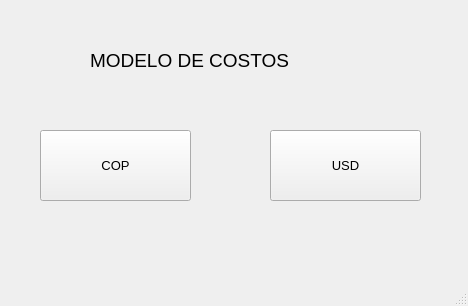
<?xml version="1.0" encoding="UTF-8"?>
<ui version="4.0">
 <class>MainWindow</class>
 <widget class="QMainWindow" name="MainWindow">
  <property name="geometry">
   <rect>
    <x>0</x>
    <y>0</y>
    <width>468</width>
    <height>306</height>
   </rect>
  </property>
  <property name="windowTitle">
   <string>MainWindow</string>
  </property>
  <widget class="QWidget" name="centralwidget">
   <widget class="QLabel" name="label">
    <property name="geometry">
     <rect>
      <x>90</x>
      <y>20</y>
      <width>311</width>
      <height>81</height>
     </rect>
    </property>
    <property name="font">
     <font>
      <family>MS Sans Serif</family>
      <pointsize>14</pointsize>
     </font>
    </property>
    <property name="text">
     <string>MODELO DE COSTOS</string>
    </property>
   </widget>
   <widget class="QPushButton" name="pushButton">
    <property name="geometry">
     <rect>
      <x>40</x>
      <y>130</y>
      <width>151</width>
      <height>71</height>
     </rect>
    </property>
    <property name="font">
     <font>
      <pointsize>10</pointsize>
     </font>
    </property>
    <property name="text">
     <string>COP</string>
    </property>
   </widget>
   <widget class="QPushButton" name="pushButton_2">
    <property name="geometry">
     <rect>
      <x>270</x>
      <y>130</y>
      <width>151</width>
      <height>71</height>
     </rect>
    </property>
    <property name="font">
     <font>
      <pointsize>10</pointsize>
     </font>
    </property>
    <property name="text">
     <string>USD</string>
    </property>
   </widget>
  </widget>
  <widget class="QMenuBar" name="menubar">
   <property name="geometry">
    <rect>
     <x>0</x>
     <y>0</y>
     <width>468</width>
     <height>26</height>
    </rect>
   </property>
  </widget>
  <widget class="QStatusBar" name="statusbar"/>
 </widget>
 <resources/>
 <connections/>
</ui>
